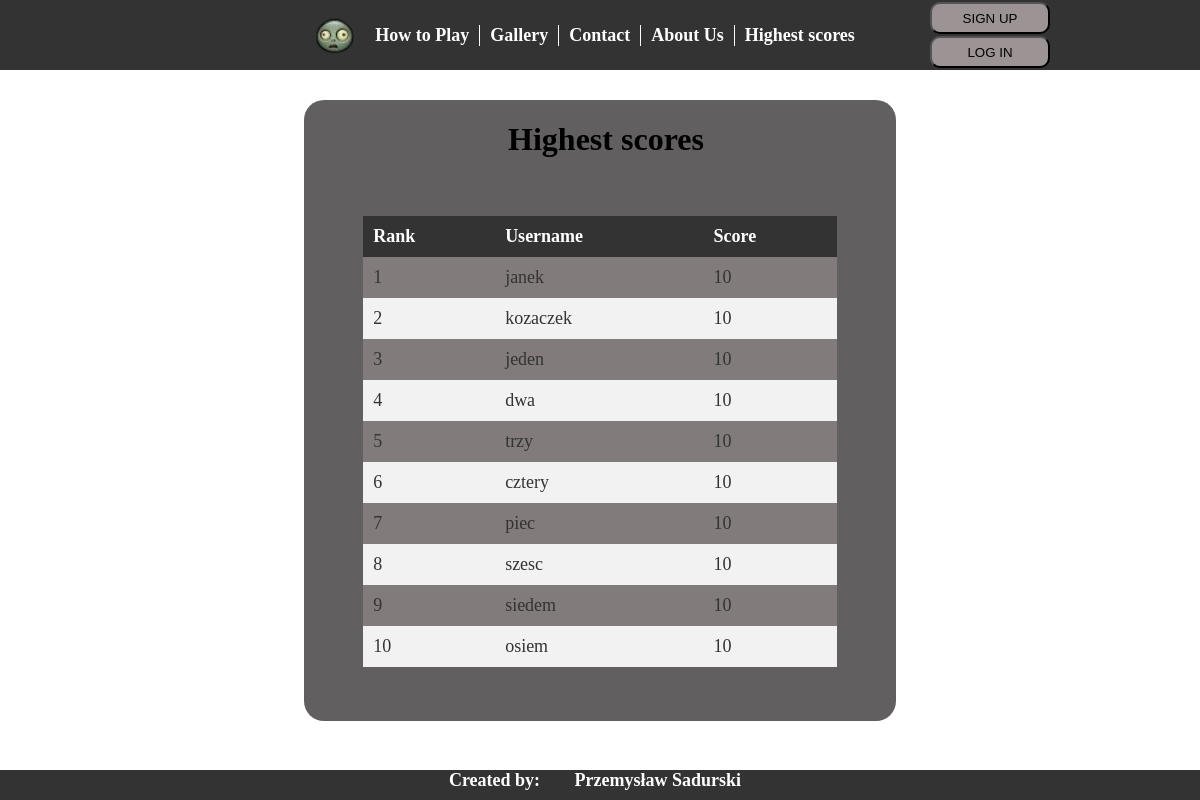
The app's page /highestscores with its own data.
### tables this page shows
CREATE TABLE "user" (
	"user_id"	INTEGER NOT NULL,
	"user_email"	TEXT,
	"user_username"	TEXT,
	"user_pass_hash"	TEXT,
	"user_premium_points"	INTEGER,
	"user_coins"	INTEGER,
	"user_topscore"	INTEGER,
	PRIMARY KEY("user_id")
);

### server/app.py (the view)
@app.route("/highestscores")
def highestscores():
    db = sqlite3.connect(DATABASE)
    cursor = db.cursor()
    cursor.execute('SELECT user_username, user_topscore FROM user ORDER BY user_topscore DESC LIMIT 10')
    highestscores = cursor.fetchall()
    db.close()
    return render_template('highestscores.html', scores=highestscores )

### server/app.py (called while the page is built)
@app.before_request
def before_request():
    g.user = None
    if 'username' in session:
        g.user = session['username']

### server/templates/highestscores.html (shortened to what this page needs)
<!DOCTYPE html>
<html lang="pl">
    <head>
        <link rel="stylesheet" href="{{ url_for('static', filename='css/style.css') }}">
    </head>
    <body>
        <a href="/" class="main-page"><img src="{{url_for('static',filename='img/zombie-icon-transparent.png')}}"></a>
        <nav>
          <ul>
            <li><a href="register">How to Play</a></li>
            <li><a href="gallery">Gallery</a></li>
            <li><a href="contact">Contact</a></li>
            <li><a href="about">About Us</a></li>
            <li><a href="highestscores">Highest scores</a></li>
          </ul>
        </nav>
        <a href="register"><input type="button" id="sign-up-button" name="sign-up-button" action="register" value="SIGN UP"></a>
        <a href="login"><input type="button" id="login-button" name="login-button" action="login" value="LOG IN"></a>
        <div>
            <div class="content">
                <h1>Highest scores</h1>
                <br>
                <div class="table-container">
                    <table class="scores-table">
                        <thead>
                          <tr>
                            <th>Rank</th>
                            <th>Username</th>
                            <th>Score</th>
                          </tr>
                        </thead>
                        <tbody>
                            {% for rank in range(1, 11) %}
                            {% if rank <= scores|length %}
                              <tr>
                                <td>{{ rank }}</td>
                                <td>{{ scores[rank-1][0] }}</td>
                                <td>{{ scores[rank-1][1] }}</td>
                          </tr>
                                {% endif %}
                            {% endfor %}
                        </tbody>
                      </table>
                      <br>
                      <br>
                </div>
            </div>
        </div>
        <footer>
          <a class="author-link" href="portfolio">
          <li class="author-container">Created by:</li>
          <li class="author-container"><span class="author">Przemysław Sadurski</span></li>
          </a>
        </footer>
      </body>
</html>

### server/static/css/style.css (style rules this page uses)
nav { background-color: #333; height: 70px; display: flex; justify-content: center; position: fixed; top: 0; left: 0; width:100%; color: white; margin: 0 0px; z-index: 1; }
nav ul { list-style: none; display: flex; align-items: center; }
nav li { margin: 0 10px 0 0; border-right: 1px solid white; padding-right: 10px; margin-left: auto; }
nav li:last-child { border-right: none; padding-right: 0; }
nav a { color: white; text-decoration: none; font-size: 18px; font-weight: bold; }
body { background-image: url("/static/img/zombie_background.png"); background-repeat: no-repeat; background-size: cover; }
footer { position: fixed; bottom: 0; left: 0; width:100%; height: 30px; background-color: #333; display: flex; justify-content: center; color: white; margin: 0 0px; }
footer li { margin: 0 10px; }
footer a { color: white; text-decoration: none; font-size: 18px; font-weight: bold; }
.content { margin-top: 100px !important; width: 50%; height: 90%; color: black; background-color: #615f5f; display: flex; flex-direction: column; align-items: center; justify-content: center; margin: auto; border-radius: 20px; }
.content h1, h2 { margin-left: 12px; }
.author { font-weight: bold; font-size: 18px; margin: 0 10px; }
.author-container { list-style: none; display: inline-block; }
.main-page { position: fixed; top: 0; left: 0; z-index: 2; margin-left: 310px; margin-top: 11px; }
#sign-up-button { position: fixed; top: 0; right: 0; z-index: 2; width: 10%; height: 4%; margin-top: 2px; margin-right: 150px; }
#login-button { position: fixed; top: 0; right: 0; z-index: 2; width: 10%; height: 4%; margin-top: 36px; margin-right: 150px; }
#sign-up-button, #login-button, #logout-button, #user-profile { border-radius: 10px; background-color: #9c9494; }
.table-container { width: 80%; margin: auto; }
.scores-table { border-collapse: collapse; width: 100%; font-size: 18px; color: #333; }
.scores-table th, td { text-align: left; padding: 10px; }
.scores-table thead { background-color: #eee; }
.scores-table tr:nth-child(even) { background-color: #f2f2f2; }
.scores-table tr:nth-child(odd) { background-color: #817b7b; }
.scores-table th { background-color: #333; color: white; }
.account-menu-table th, td { text-align: left; padding: 10px; }

### records on screen
user: user_username "janek", user_topscore "10"
user: user_username "kozaczek", user_topscore "10"
user: user_username "jeden", user_topscore "10"
user: user_username "dwa", user_topscore "10"
user: user_username "trzy", user_topscore "10"
user: user_username "cztery", user_topscore "10"
user: user_username "piec", user_topscore "10"
user: user_username "szesc", user_topscore "10"
user: user_username "siedem", user_topscore "10"
user: user_username "osiem", user_topscore "10"

### other values on screen
{{ rank }} "1" "2" "3" "4" "5" "6" "7" "8" "9" "10"
